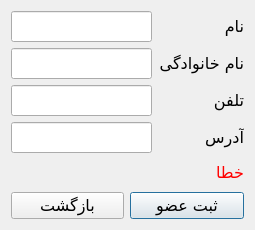
<?xml version="1.0" encoding="UTF-8"?>
<ui version="4.0">
 <class>AddMemberDialog</class>
 <widget class="QDialog" name="AddMemberDialog">
  <property name="geometry">
   <rect>
    <x>0</x>
    <y>0</y>
    <width>255</width>
    <height>230</height>
   </rect>
  </property>
  <property name="sizePolicy">
   <sizepolicy hsizetype="Fixed" vsizetype="Fixed">
    <horstretch>0</horstretch>
    <verstretch>0</verstretch>
   </sizepolicy>
  </property>
  <property name="minimumSize">
   <size>
    <width>255</width>
    <height>200</height>
   </size>
  </property>
  <property name="maximumSize">
   <size>
    <width>255</width>
    <height>230</height>
   </size>
  </property>
  <property name="font">
   <font>
    <family>B Nazanin</family>
    <pointsize>12</pointsize>
   </font>
  </property>
  <property name="windowTitle">
   <string>افزودن عضو</string>
  </property>
  <property name="layoutDirection">
   <enum>Qt::RightToLeft</enum>
  </property>
  <property name="locale">
   <locale language="Persian" country="Iran"/>
  </property>
  <layout class="QVBoxLayout" name="verticalLayout">
   <item>
    <layout class="QFormLayout" name="flay_info">
     <item row="0" column="0">
      <widget class="QLabel" name="lbl_fname">
       <property name="text">
        <string>نام</string>
       </property>
      </widget>
     </item>
     <item row="1" column="0">
      <widget class="QLabel" name="lbl_lname">
       <property name="text">
        <string>نام خانوادگی</string>
       </property>
      </widget>
     </item>
     <item row="2" column="0">
      <widget class="QLabel" name="lbl_phone">
       <property name="text">
        <string>تلفن</string>
       </property>
      </widget>
     </item>
     <item row="3" column="0">
      <widget class="QLabel" name="lbl_address">
       <property name="text">
        <string>آدرس</string>
       </property>
      </widget>
     </item>
     <item row="0" column="1">
      <widget class="QLineEdit" name="txt_fname">
       <property name="clearButtonEnabled">
        <bool>true</bool>
       </property>
      </widget>
     </item>
     <item row="1" column="1">
      <widget class="QLineEdit" name="txt_lname">
       <property name="clearButtonEnabled">
        <bool>true</bool>
       </property>
      </widget>
     </item>
     <item row="2" column="1">
      <widget class="QLineEdit" name="txt_phone">
       <property name="clearButtonEnabled">
        <bool>true</bool>
       </property>
      </widget>
     </item>
     <item row="3" column="1">
      <widget class="QLineEdit" name="txt_address">
       <property name="clearButtonEnabled">
        <bool>true</bool>
       </property>
      </widget>
     </item>
    </layout>
   </item>
   <item>
    <widget class="QLabel" name="lbl_error">
     <property name="palette">
      <palette>
       <active>
        <colorrole role="WindowText">
         <brush brushstyle="SolidPattern">
          <color alpha="255">
           <red>255</red>
           <green>0</green>
           <blue>0</blue>
          </color>
         </brush>
        </colorrole>
       </active>
       <inactive>
        <colorrole role="WindowText">
         <brush brushstyle="SolidPattern">
          <color alpha="255">
           <red>255</red>
           <green>0</green>
           <blue>0</blue>
          </color>
         </brush>
        </colorrole>
       </inactive>
       <disabled>
        <colorrole role="WindowText">
         <brush brushstyle="SolidPattern">
          <color alpha="255">
           <red>120</red>
           <green>120</green>
           <blue>120</blue>
          </color>
         </brush>
        </colorrole>
       </disabled>
      </palette>
     </property>
     <property name="text">
      <string>خطا</string>
     </property>
    </widget>
   </item>
   <item>
    <layout class="QHBoxLayout" name="hlay_buttons">
     <item>
      <widget class="QPushButton" name="btn_add">
       <property name="text">
        <string>ثبت عضو</string>
       </property>
      </widget>
     </item>
     <item>
      <widget class="QPushButton" name="btn_back">
       <property name="text">
        <string>بازگشت</string>
       </property>
      </widget>
     </item>
    </layout>
   </item>
  </layout>
 </widget>
 <resources/>
 <connections/>
</ui>
